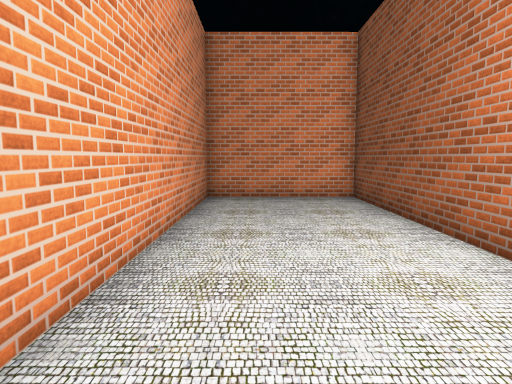
view 1 (above)

16 first-person views from a walk through a 3-D level made in the Unity game engine. The camera is 1.3 m above the floor, tilts 6° down and sees 75° across. Doors are open. The floor is counted in squares, 1 m on a side. Each view is taken from the middle of a square. On the plan, view 1 faces up. The plan holds only what a view shows up to about 14 squares ahead; the rest is blank. The place goes on beyond the plan. The player character is not drawn. Some animated figures are left out. Some surface patterns are stand-ins.

view 2
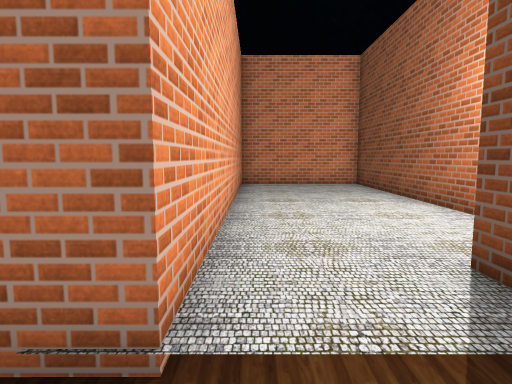

view 3
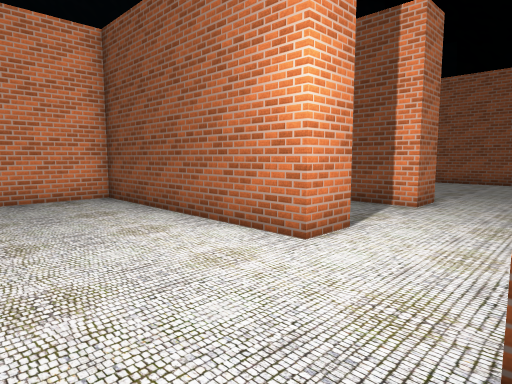

view 4
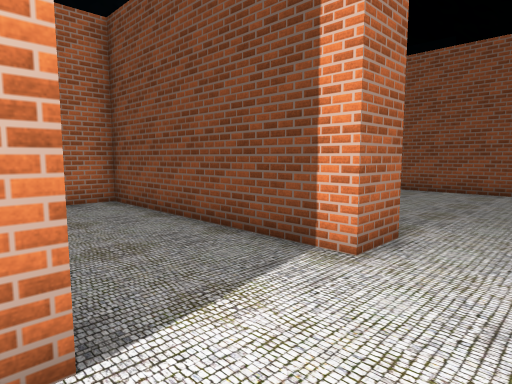

view 5
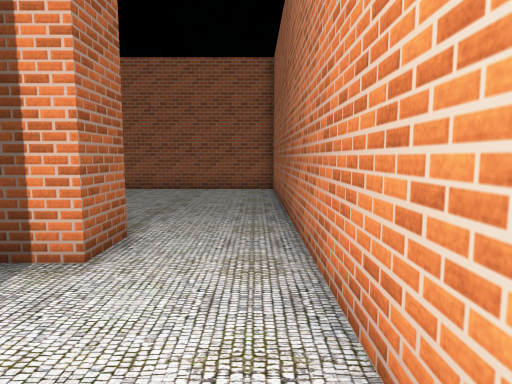

view 6
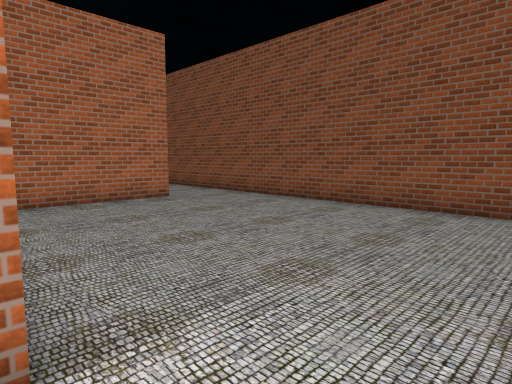

view 7
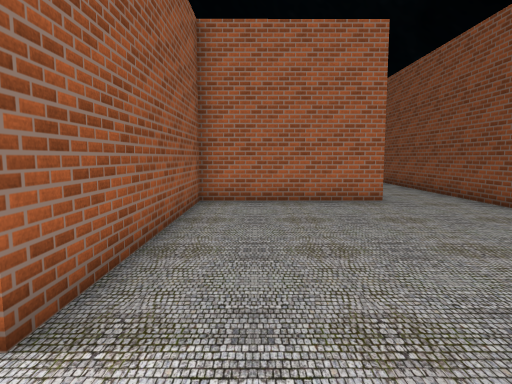

view 8
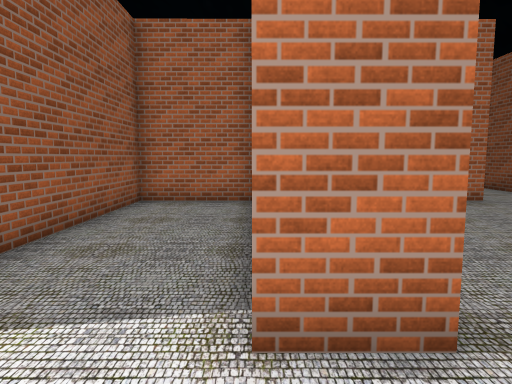

view 9
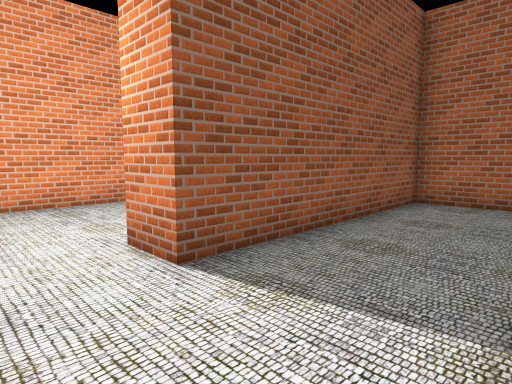

view 10
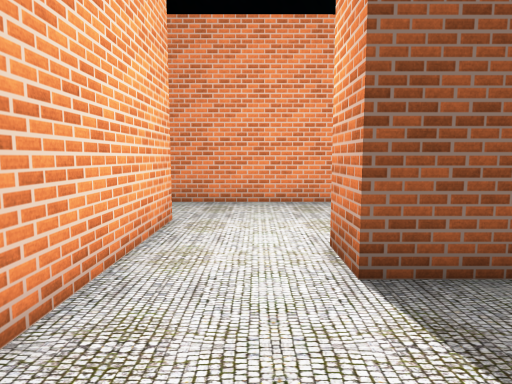

view 11
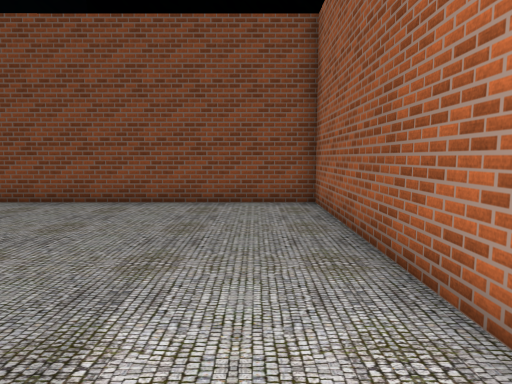

view 12
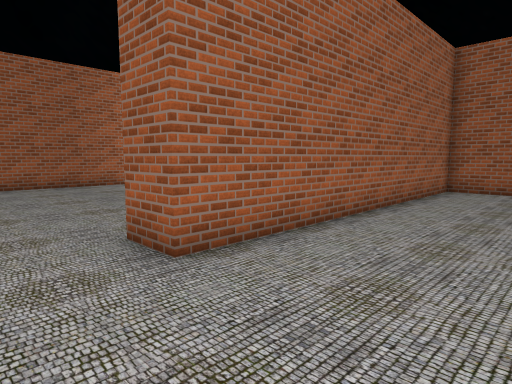

view 13
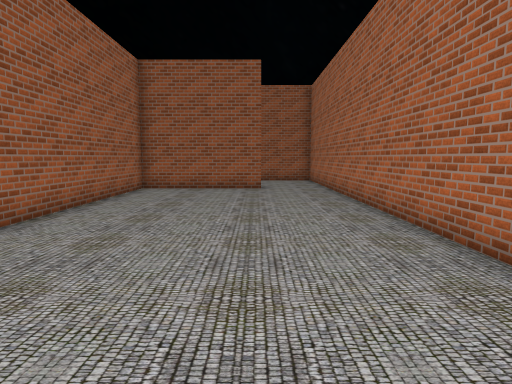

view 14
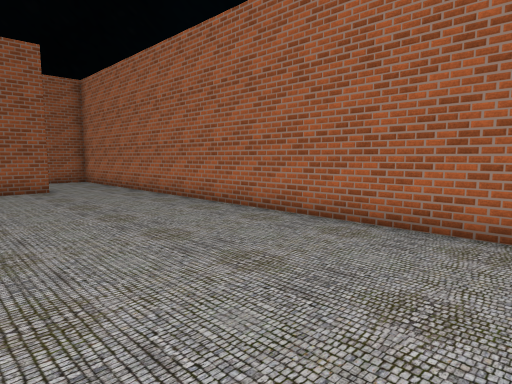

view 15
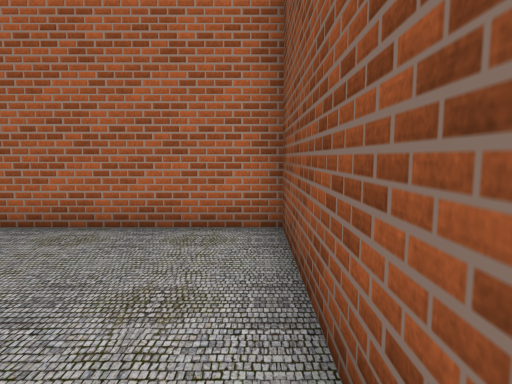

view 16
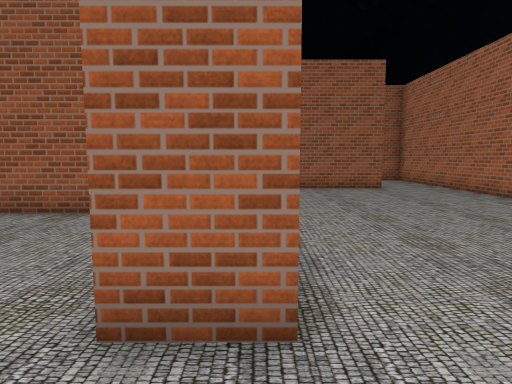

### Floor plan
Points are (right, up) in squares from view 1. A wall is a line through its corners. A room is listed if a view was taken in it or the views show most of it. See-through windows are left out.
Room 1 (views 1, 3)
walls: (3.2, 3.1) (3.2, 10.9) (-1.6, 10.8) (-1.6, -1.2); (1.2, -0.4) (1.2, 0.3) (2.4, 0.3)
ways out: open door at (0, -1) to room 2; opening at (3.5, 1.5) to room 3
Room 2 (view 2)
walls: (-1.6, -1.2) (-2.6, -1.2)
ways out: open door at (0, -1) to room 1
Room 3 (views 4, 5, 6, 8, 9, 10, 11)
walls: (9.3, 3.1) (8, 3.1) (8, 10.9) (4.6, 10.9) (4.6, 3.1) (3.2, 3.1); (2.4, 0.3) (9.6, 0.3)
ways out: opening at (3.5, 1.5) to room 1; opening at (8.5, 1.5) to room 4
Room 4 (view 7)
walls: (14.8, 10.9) (9.3, 10.9) (9.3, 3.1); (9.6, 0.3) (17.5, 0.3) (17.5, 10.4)
ways out: opening at (8.5, 1.5) to room 3; opening at (16.5, 11.5) to room 5
Room 5 (views 12, 13, 14, 15, 16)
walls: (3.2, 17.3) (3.2, 12.3) (14.8, 12.3) (14.8, 10.9); (17.5, 10.4) (17.5, 20.1) (2.9, 20)
ways out: opening at (16.5, 11.5) to room 4; opening at (2.5, 18.5)

Where each view was taken, in squares from view 1:
view 1: 0 up, 0 right, facing up
view 2: 3 down, 1 left, facing up
view 3: 0 up, 1 left, facing up-right
view 4: 1 up, 4 right, facing up-right
view 5: 1 up, 4 right, facing right
view 6: 1 up, 9 right, facing up-right
view 7: 1 up, 11 right, facing up
view 8: 1 up, 8 right, facing up
view 9: 1 up, 8 right, facing up-left
view 10: 2 up, 8 right, facing left
view 11: 2 up, 8 right, facing right
view 12: 16 up, 17 right, facing down-left
view 13: 17 up, 17 right, facing left
view 14: 14 up, 17 right, facing up-left
view 15: 14 up, 17 right, facing up
view 16: 12 up, 17 right, facing left
